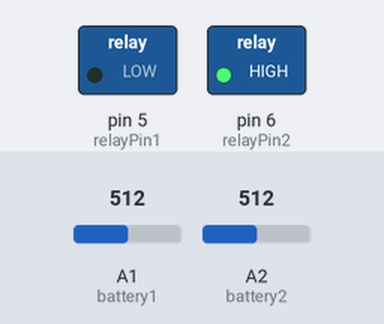
Bench run of a sketch on a simulated Arduino Uno, built with avr-gcc and run on an emulated ATmega328P. Shown: switched loads named in the sketch (green lamp = pin HIGH). Inputs (shaded band) come from the test bench; at power-on: A2 (battery2) = 512, A1 (battery1) = 512. What the sketch prints to the serial monitor is not drawn.

Above: at 1.8 s.
1.9 s: A2 (battery2) set to 523
At 3.2 s:
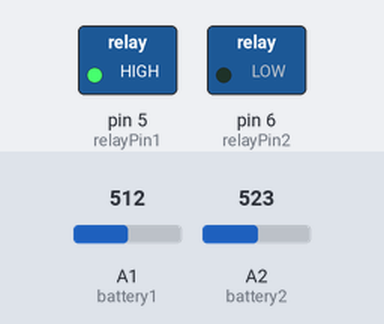
3.5 s: A2 (battery2) set to 511
At 4.9 s:
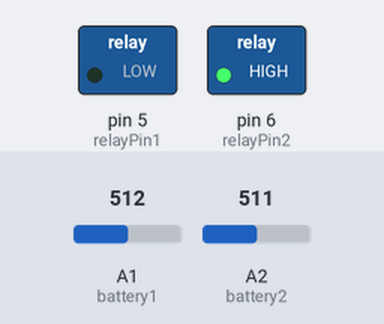
5.5 s: A2 (battery2) set to 716
At 6.5 s:
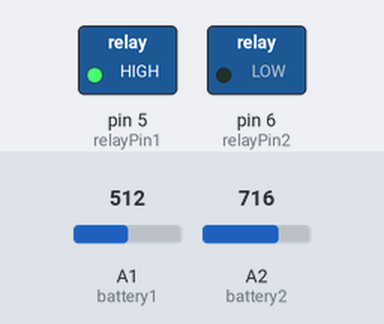
Timing chart, 0 to 8.5 s (numbered marks = the images above; inputs shaded):
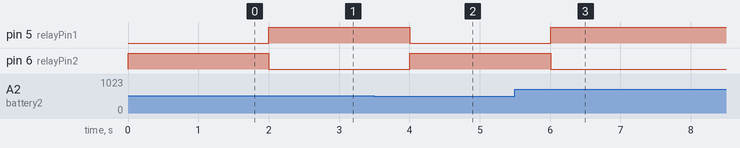

Measured:
- the behaviour switches between 512 and 513 on A2 (battery2) (found by bisection; images 0 and 1)
- after the input at 1.9 s, pin 5 (relayPin1): LOW → HIGH after 0.10 s; pin 6 (relayPin2): HIGH → LOW after 0.10 s
- after the input at 3.5 s, pin 5 (relayPin1): HIGH → LOW after 0.51 s; pin 6 (relayPin2): LOW → HIGH after 0.51 s
- after the input at 5.5 s, pin 5 (relayPin1): LOW → HIGH after 0.51 s; pin 6 (relayPin2): HIGH → LOW after 0.51 s

The sketch:

Final_Relay.ino
```cpp
const int relayPin1 = 5;
const int relayPin2 = 6;
const int battery1 = A1;
const int battery2 = A2;

float analogToVoltage(int analogValue) {
  const float referenceVoltage = 5.0; // Assuming 5V reference for the analog input
  const int resolution = 1023; // 10-bit ADC gives a value from 0 to 1023
  return (analogValue / float(resolution)) * referenceVoltage;
}


void setup() {
 Serial.begin(9600);
 pinMode(relayPin1, OUTPUT);
 pinMode(relayPin2, OUTPUT);
}

void loop() {
 float bVoltage1=analogToVoltage(analogRead(battery1));
 float bVoltage2=analogToVoltage(analogRead(battery2));

 if (bVoltage1 >= bVoltage2)
 {digitalWrite(relayPin1, LOW);
 digitalWrite(relayPin2, HIGH);

 }

 else
 {digitalWrite(relayPin1, HIGH);
 digitalWrite(relayPin2, LOW);
}

Serial.print("Voltage of battery 1= " + String(bVoltage1)+ "  ");


Serial.print("Voltage of battery 2= " + String(bVoltage2)+ "  ");


delay(1000);
}
```
